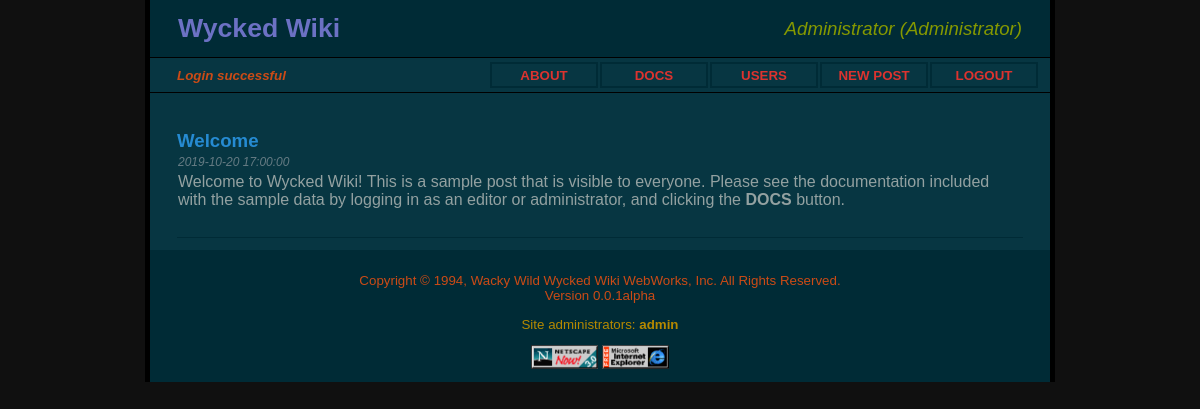
Page /index.php (signed in) on the committed database.
### tables this page shows
CREATE TABLE `pages` (
  `page_id` int(11) NOT NULL,
  `visible` int(11) DEFAULT '14',
  `title` varchar(30) NOT NULL,
  `file` varchar(50) DEFAULT NULL,
  `page` text,
  PRIMARY KEY (`page_id`)
);

CREATE TABLE `posts` (
  `post_id` int(11) NOT NULL AUTO_INCREMENT,
  `date` datetime DEFAULT NULL,
  `visible` int(11) DEFAULT '14',
  `title` varchar(30) DEFAULT NULL,
  `post` text,
  PRIMARY KEY (`post_id`)
);

CREATE TABLE `users` (
  `username` varchar(20) NOT NULL DEFAULT '',
  `password` varchar(50) DEFAULT NULL,
  `fullname` varchar(50) DEFAULT NULL,
  `access` int(11) DEFAULT NULL,
  PRIMARY KEY (`username`)
);

### config.php (called while the page is built, shortened)
<?php
$WYCKED_TITLE = "Wycked Wiki";
$WYCKED_FOOTER = "Copyright &copy; 1994, Wacky Wild Wycked Wiki WebWorks, Inc.  All Rights Reserved.";
$WYCKED_VERSION = "0.0.1alpha";
?>

### index.php (the view, shortened to what this page needs)
<!DOCTYPE html>
<html>
<head>
<link rel="stylesheet" href="style.css">
</head>
<body>
<?php
require_once("config.php");
include("header.php");
if (isset($_SESSION) && isset($_SESSION["access"])) {
    $access = $_SESSION["access"];
} else {
    $access = 1;
}
echo '<div class="bodydiv">';
echo '<table>';
$db = mysqli_connect($DB_HOSTNAME, $DB_USERNAME, $DB_PASSWORD, $DB_DATABASE);
$result = mysqli_query($db, "select * from posts order by date desc");
while ($row = mysqli_fetch_assoc($result)) {
    if ($access & $row["visible"]) {
        printf("<tr><th>%s</th></tr>", $row["title"]);
        printf("<tr><td class='date'>%s</td></tr>", $row["date"]);
        printf("<tr><td>%s</td></tr>", $row["post"]);
        printf("<tr><td class='break'></td></tr>");
    }
}
echo '</table>';
echo '</div>';
include("footer.php");
?>
</body>
</html>

### header.php (shortened to what this page needs)
<div class="headerdiv">
<table><tr>
<td><a href="."><?php echo $WYCKED_TITLE; ?></a></td>
<td class="userinfo">
<?php
if (isset($_SESSION) && isset($_SESSION["access"]) && isset($_SESSION["fullname"])) {
    $access = $_SESSION["access"];
    if ($access == 2) {
        $userinfo = $_SESSION["fullname"] . " (User)";
    } elseif ($access == 4) {
        $userinfo = $_SESSION["fullname"] . " (Editor)";
    } elseif ($access == 8) {
        $userinfo = $_SESSION["fullname"] . " (Administrator)";
    } else {
        $userinfo = "";
    }
} else {
    $access = 1;
    $userinfo = "";
}
echo $userinfo;
?>
</td>
</tr></table>
</div>
<div class="menudiv">
<table><tr>
<td class="status">
<?php
if (isset($_SESSION) && isset($_SESSION["status"])) {
    echo $_SESSION["status"];
}
?>
</td>
<?php
$db = mysqli_connect($DB_HOSTNAME, $DB_USERNAME, $DB_PASSWORD, $DB_DATABASE);
$result = mysqli_query($db, "select * from pages order by page_id");
while ($row = mysqli_fetch_assoc($result)) {
    if (($access & $row["visible"]) && (substr($row["title"], 0, 1) !== "_")) {
        if (is_null($row["file"])) {
            printf('<td class="menuitem"><a href="page.php?page=%s">%s</a></td>',
                   $row["title"],
                   strtoupper($row["title"]));
        } else {
            printf('<td class="menuitem"><a href="%s">%s</a></td>',
                   $row["file"],
                   strtoupper($row["title"]));
        }
    }
}
?>
</tr></table>
</div>

### footer.php (shortened to what this page needs)
<div class="footerdiv">
<p class="copyright">
<?php echo $WYCKED_FOOTER; ?>
<br>Version <?php echo $WYCKED_VERSION ?>
</p>
<p class="admins">
Site administrators:
<?php
$db = mysqli_connect($DB_HOSTNAME, $DB_USERNAME, $DB_PASSWORD, $DB_DATABASE);
$result = mysqli_query($db, "select username from users where access = 8 order by username");
$username_array = array();
while ($row = mysqli_fetch_assoc($result)) {
    $username_array[] = "<b>" . $row["username"] . "</b>";
}
printf(implode(", ", $username_array));
?>
</p>
<img src="images/netscape.png" height=24>
<img src="images/ielogo.png" height=24>
</div>

### style.css (style rules this page uses)
html { background: #101010; }
body { margin: 0 auto; background: #073642; font-family: Verdana, sans-serif; height: all; width: 900px; border-style: solid; border-width: 0px 5px 0px 5px; }
.headerdiv { background-color: #002B36; padding: 10px 25px 10px 25px; }
.headerdiv table { width: 100%; }
.headerdiv a { color: #6C71C4; font-size: 20pt; font-weight: bold; text-decoration: none }
.headerdiv td.userinfo { color: #859900; font-size: 14pt; font-style: italic; text-align: right; }
.menudiv { background-color: #073642; border-style: solid; border-width: 1px 0px 1px 0px; padding: 2px 10px 2px 10px; }
.menudiv a { color: #DC332F; font-size: 10pt; font-weight: bold; text-decoration: none; }
.menudiv td.status { color: #CB4B16; font-size: 10pt; font-style: italic; font-weight: bold; padding: 0px 15px 0px 15px; width: 100%; }
.menudiv td.menuitem { border-style: solid; border-color: #002B36; border-width: 2px 2px 2px 2px; padding: 2px 2px 2px 2px; text-align: center; min-width: 100px; }
.footerdiv { background-color: #002B36; font-size: 10pt; font-weight: normal; padding: 10px 25px 10px 25px; text-align: center; }
.copyright { color: #CB4B16; }
.admins { color: #B58900; }
.bodydiv { color: #93A1A1; font-size: 12pt; font-weight: normal; padding: 10px 25px 10px 25px; }
.bodydiv table { width: 100%; }
.bodydiv th { color: #268BD2; font-size: 14pt; padding: 25px 0px 0px 0px; text-align: left; }
.bodydiv td.date { color: #657B83; font-size: 9pt; font-style: italic; }
.bodydiv td.break { border-style: solid; border-color: #002B36; border-width: 0px 0px 1px 0px; color: #93A1A1; padding: 25px 0px 0px 0px; }

### rows in the picture
pages: title "ABOUT"
pages: title "DOCS"
pages: title "USERS"
pages: title "NEW POST"
pages: title "LOGOUT"
posts: title "Welcome", date "2019-10-20 17:00:00", post "Welcome to Wycked Wiki! This is a sample post that is visible to everyone. Please see the documentation included with the sample data by logging in as an editor or administrator, and clicking the DOCS button."
users: username "admin"

### other values in the picture
$WYCKED_TITLE "Wycked Wiki"
$userinfo "Administrator (Administrator)"
$_SESSION["status"] "Login successful"
$WYCKED_FOOTER "Copyright © 1994, Wacky Wild Wycked Wiki WebWorks, Inc. All Rights Reserved."
$WYCKED_VERSION "0.0.1alpha"
